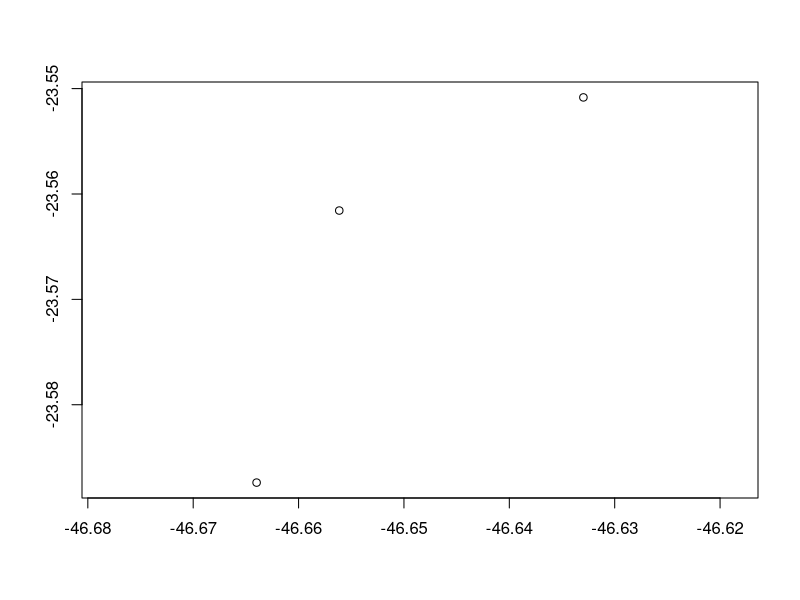
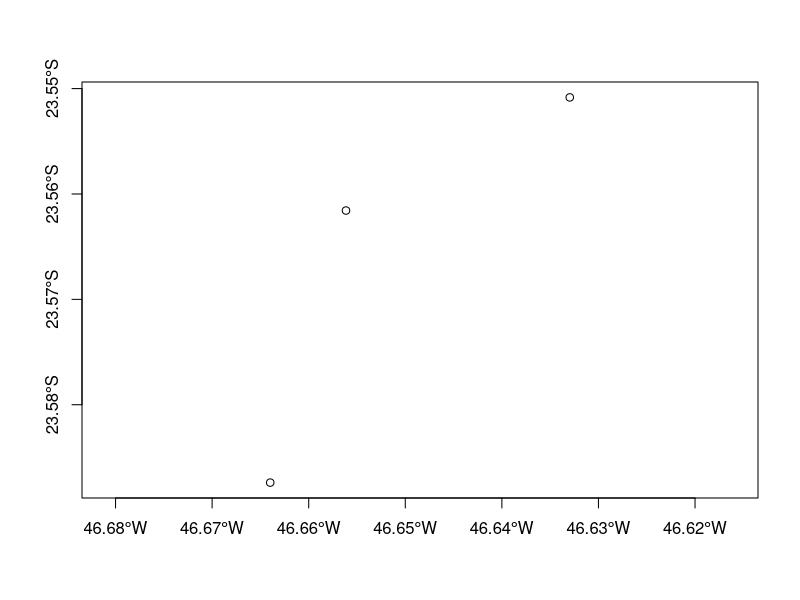
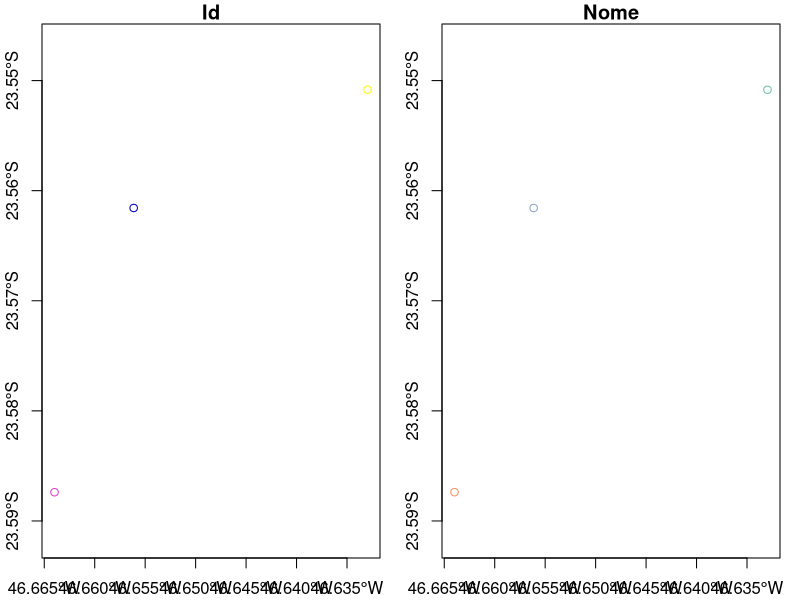
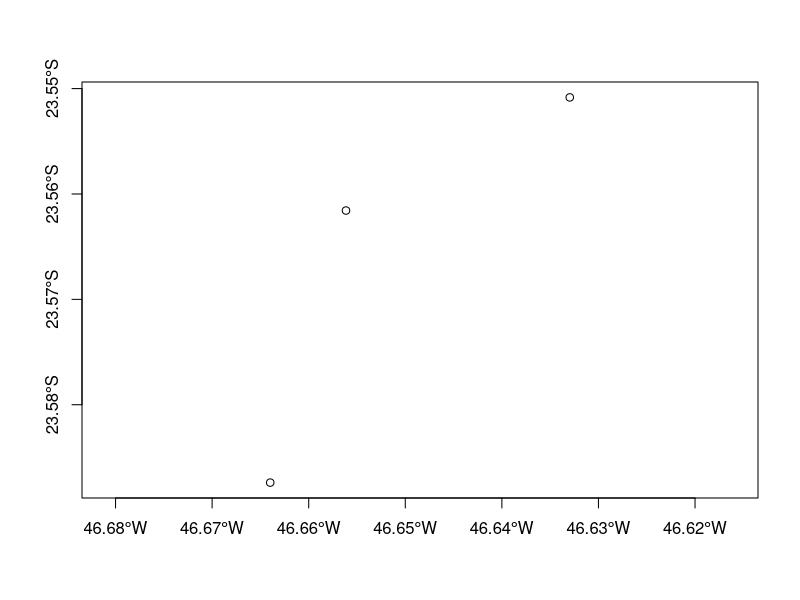

Source code (R) for these figures, in order: (Note: this script raises an error after producing the figures.)
library(sf)
library(dplyr)

# O fluxo de construção de um objeto espacial no sf segue a lógica:
  # sfg (Geometria pura) -> sfc (Coleção com CRS) -> sf (Geometria + Atributos)


# Simple Feature Geometry (sfg) - Geometrias simples

# Criando pontos individuais (X = Longitude, Y = Latitude)

p1 <- st_point(c(-46.656139, -23.561571)) 
p2 <- st_point(c(-46.663983, -23.587389)) 
p3 <- st_point(c(-46.632970, -23.550835)) 

p1
class(p1)


# Simple Feature Collection (sfc) - Agrupamento de geometries + CRS

# Agrupando vários sfg em um sfc (ainda sem CRS)

pontos <- st_sfc(p1, p2, p3)
pontos
class(pontos)
plot(pontos, axes = TRUE)

# Atribuindo um Sistema de Referência de Coordenadas (WGS 84 - EPSG 4326)

pontos <- st_sfc(p1, p2, p3, crs = 4326)
pontos
plot(pontos, axes = TRUE)


# Objeto Simple Feature (sf) - Associação da Geometria com Tabela de Dados

# Criando a tabela de atributos (Dataframe)

Id <- c(1, 2, 3)
Nome <- c("Masp", "Ibirapuera", "Centro")
informacoes <- data.frame(Id, Nome)
class(informacoes)

# Unindo os atributos (informacoes) à geometria (pontos)

mapa <- st_sf(informacoes, geometry = pontos)
class(mapa) # Classe dupla: simple feature e dataframe
mapa

# Acessando colunas e geometrias isoladas

mapa$Nome
st_geometry(mapa)

# Diferença entre plotar o objeto completo vs apenas a geometria

plot(mapa, axes = TRUE)             # Cria mapas temáticos para cada coluna
plot(st_geometry(mapa), axes = TRUE) # Plota apenas o desenho dos pontos


# Salvando os arquivos

setwd("")

st_write(mapa, "mapa.shp", delete_layer = TRUE)
st_write(mapa, "mapa.kml", delete_layer = TRUE)
st_write(mapa, "mapa.gpkg", delete_layer = TRUE)


# Importando pontos (Endereços)

setwd("")
pontos_sp <- read_sf("pontos_sp.shp")

# Importando polígonos (Distritos)

setwd("")
distritos <- read_sf("distritos_sp.gpkg")

class(distritos) # Objeto espacial + dados (sf/data.frame)


# Visualização  

plot(pontos)
plot(st_geometry(pontos))
plot(st_geometry(distritos))


# Verificando o sistema de projeção

st_crs(pontos) 
st_crs(distritos) 


# Convertendo a projeção

plot(st_geometry(distritos), axes = TRUE) # Projeção baseada em graus

distritos <- st_transform(distritos, 3857)

plot(st_geometry(distritos), axes = TRUE) # Projeção baseada em metros

st_crs(distritos)

inter_clientes_distritos <- st_intersection(pontos,distritos)


# Usando %>% 

class(pontos_sp)

plot(st_geometry(pontos_sp))

predios_construcao <- pontos_sp %>%
  dplyr::filter(COD_ESP == 7) #Edificação em construção

plot(st_geometry(predios_construcao))
plot(st_geometry(distritos), add = TRUE)

st_crs(predios_construcao)
st_crs(distritos)

predios_construcao <- st_transform(predios_construcao, 4326)
distritos <- st_transform(distritos, 4326)

plot(st_geometry(predios_construcao))
plot(st_geometry(distritos), add = TRUE)
